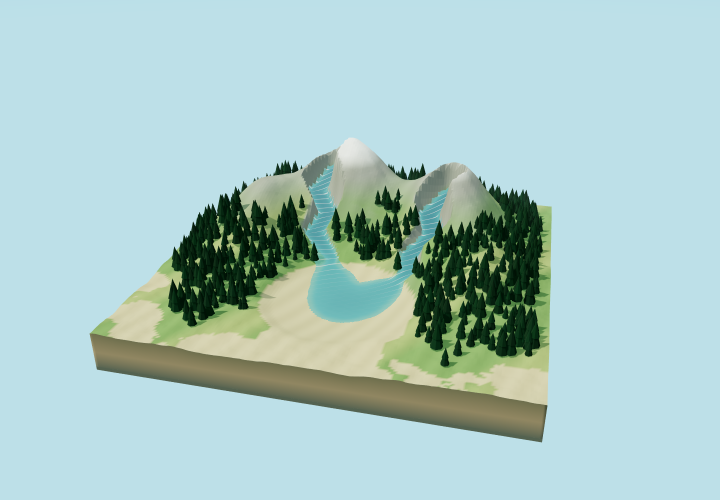
#> input picture runs/codex-gpt-6-astra-high/showcase.png, 1440 x 1000 px (shown at 1/2 size)
$ python measure-clip.py ../../../runs/codex-gpt-6-astra-high/showcase.png
#> lines starting #> are read from the running program, lines starting #| are printed output that depends on the picture
"""B11: measure how much of a frame is blown out.

Reports the share of pixels that are effectively clipped, and the largest
connected bright region, because a diffuse sprinkle of hot pixels reads very
differently from one white mass sitting in the middle of frame.
"""
import sys
import numpy as np
from PIL import Image


def measure(path):
    im = np.asarray(Image.open(path).convert('RGB')).astype(np.int16)
    h, w, _ = im.shape
#> h = 1000; w = 1440
    tot = h * w
#> tot = 1440000
    lum = 0.2126 * im[..., 0] + 0.7152 * im[..., 1] + 0.0722 * im[..., 2]
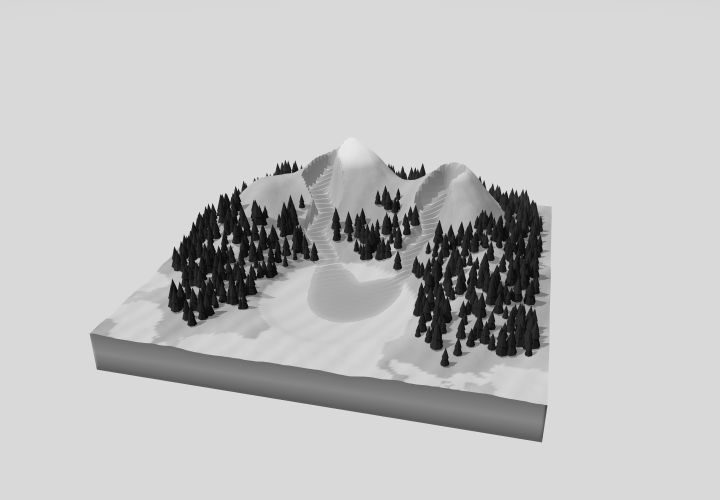
#> lum: shape (1000, 1440) float64 (shown at 1/2 size); min 11.02, max 233.4, mean 193.6
    clipped = (im.min(2) >= 250).sum() / tot
#> clipped = 0
    hot = lum >= 235
#> hot: shape (1000, 1440) bool; every value is 0
    # largest connected hot blob, 4-connected, via a cheap flood over rows
    lbl = np.zeros((h, w), np.int32)
    nxt = 1
    sizes = {}
    eq = {}

    def find(a):
        while eq.get(a, a) != a:
            a = eq[a]
        return a

    for y in range(h):
        row = hot[y]
        prev = lbl[y - 1] if y else None
        cur = lbl[y]
        left = 0
        for x in np.flatnonzero(row):
            up = prev[x] if prev is not None else 0
            l = left if x > 0 and row[x - 1] else 0
            if up and l:
                a, b = find(up), find(l)
                cur[x] = a
                if a != b:
                    eq[b] = a
            elif up or l:
                cur[x] = up or l
            else:
                cur[x] = nxt
                nxt += 1
            left = cur[x]
#> after the loop, eq = 0 items; nxt = 1
    for y in range(h):
        for x in np.flatnonzero(lbl[y]):
            r = find(lbl[y, x])
            sizes[r] = sizes.get(r, 0) + 1
    biggest = max(sizes.values()) / tot if sizes else 0.0
#> biggest = 0
    return clipped, hot.sum() / tot, biggest


print(f'{"frame":<28} {"clipped":>8} {"hot":>8} {"largest blob":>13}')
for p in sys.argv[1:]:
    c, hpct, b = measure(p)
#> c = 0; hpct = 0; b = 0
    flag = '  <-- FAIL' if b > 0.03 else ''
#> flag = ''
    print(f'{p.split("/")[-1]:<28} {c:8.2%} {hpct:8.2%} {b:13.2%}{flag}')
#| showcase.png                    0.00%    0.00%         0.00%
